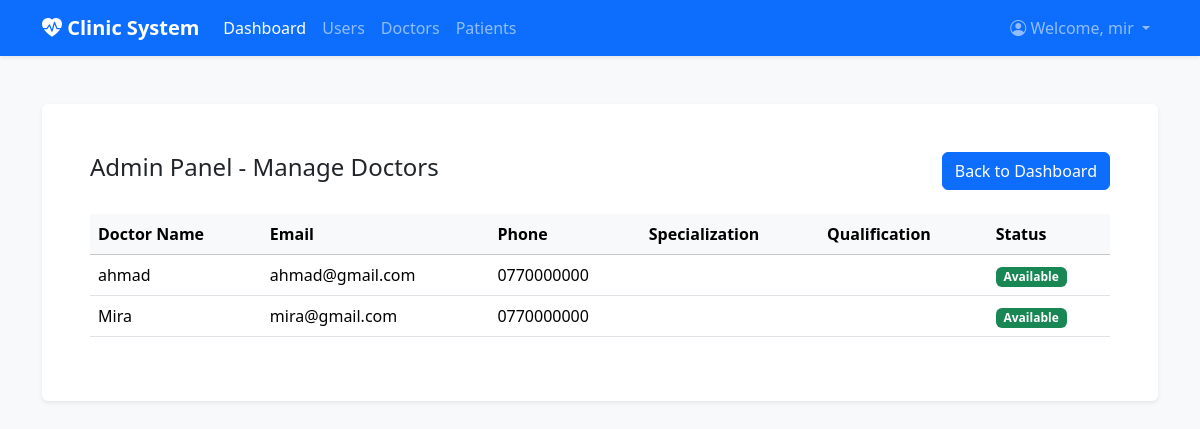
Page /Admin/manage_doctors.php (signed in) on the committed database.
### tables this page shows
CREATE TABLE `doctors` (
  `doctor_id` int(11) NOT NULL,
  `user_id` int(11) DEFAULT NULL,
  `specialization` varchar(100) DEFAULT NULL,
  `qualification` varchar(150) DEFAULT NULL,
  `years_of_experience` int(11) DEFAULT NULL,
  `about` text DEFAULT NULL,
  `availability_status` enum('available','unavailable') DEFAULT 'available'
);

CREATE TABLE `users` (
  `user_id` int(11) NOT NULL,
  `full_name` varchar(100) DEFAULT NULL,
  `email` varchar(100) DEFAULT NULL,
  `password_hash` varchar(255) DEFAULT NULL,
  `phone` varchar(20) DEFAULT NULL,
  `gender` enum('Male','Female','Other') DEFAULT NULL,
  `date_of_birth` date DEFAULT NULL,
  `role` enum('doctor','patient','admin') DEFAULT NULL,
  `created_at` timestamp NOT NULL DEFAULT current_timestamp()
);

### Admin/manage_doctors.php (the view, shortened to what this page needs)
<?php
include '../header.php';
$query = "SELECT u.full_name, u.email, u.phone, d.specialization, d.qualification, d.availability_status
          FROM users u JOIN doctors d ON u.user_id = d.user_id
          WHERE u.role = 'doctor' ORDER BY u.full_name";
$result = $conn->query($query);
?>
<!DOCTYPE html>
<html lang="en">
<head>
    <link href="https://cdn.jsdelivr.net/npm/bootstrap@5.3.3/dist/css/bootstrap.min.css" rel="stylesheet">
</head>
<body>
    <div class="container my-5">
        <div class="card shadow-sm border-0">
            <div class="card-body p-5">
                <div class="d-flex justify-content-between align-items-center mb-4">
                    <h2 class="h4">Admin Panel - Manage Doctors</h2>
                    <a href="../dashboard.php" class="btn btn-primary">Back to Dashboard</a>
                </div>
                <div class="table-responsive">
                    <table class="table table-hover align-middle">
                        <thead class="table-light"><tr><th>Doctor Name</th><th>Email</th><th>Phone</th><th>Specialization</th><th>Qualification</th><th>Status</th></tr></thead>
                        <tbody>
                            <?php
                            if ($result && $result->num_rows > 0) {
                                while($row = $result->fetch_assoc()) {
                                    $badge = ($row['availability_status'] == 'available') ? 'success' : 'secondary';
                                    echo "<tr><td>" . htmlspecialchars($row['full_name']) . "</td>";
                                    echo "<td>" . htmlspecialchars($row['email']) . "</td>";
                                    echo "<td>" . htmlspecialchars($row['phone']) . "</td>";
                                    echo "<td>" . htmlspecialchars($row['specialization']) . "</td>";
                                    echo "<td>" . htmlspecialchars($row['qualification']) . "</td>";
                                    echo "<td><span class='badge bg-{$badge}'>" . ucfirst(htmlspecialchars($row['availability_status'])) . "</span></td></tr>";
                                }
                            } else echo "<tr><td colspan='6' class='text-center'>No doctors found.</td></tr>";
                            ?>
                        </tbody>
                    </table>
                </div>
            </div>
        </div>
    </div>
</body>
</html>

### Assets/css/layout.css (style rules this page uses)
body { background-color: #f8f9fa; }
.card { border: 0; box-shadow: 0 4px 12px rgba(0, 0, 0, 0.05); }

### Admin/manage_doctors.php (style rules this page uses)
body { background-color: #f8f9fa; }

### rows in the picture
doctors: user.full_name "ahmad", user.email "ahmad@gmail.com", user.phone "0770000000", availability_status "Available"
doctors: user.full_name "Mira", user.email "mira@gmail.com", user.phone "0770000000", availability_status "Available"

### other values in the picture
$_SESSION['full_name'] "mir"
